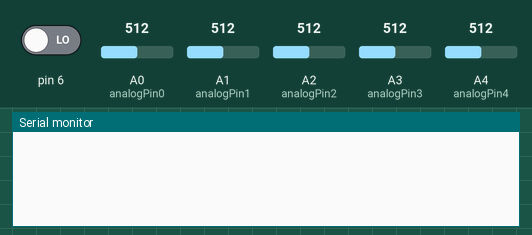
The sketch below on a simulated Arduino Uno, built with avr-gcc and run on an emulated ATmega328P. Shown: the last lines printed to the serial monitor. The test bench sets the inputs (shaded band); at power-on: pin 6 LOW, A0 (analogPin0) = 512, A1 (analogPin1) = 512, A2 (analogPin2) = 512, A3 (analogPin3) = 512, A4 (analogPin4) = 512.

Above: at 1.2 s.
1.3 s: pin 6 driven HIGH
At 1.44 s:
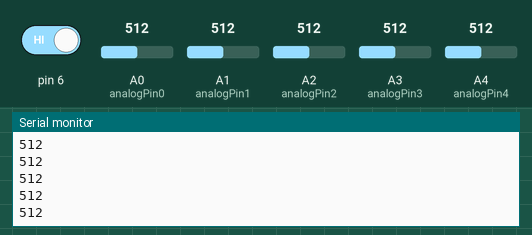
2.8 s: A0 (analogPin0) set to 716
4.3 s: A1 (analogPin1) set to 306
5.8 s: A2 (analogPin2) set to 992
At 5.97 s:
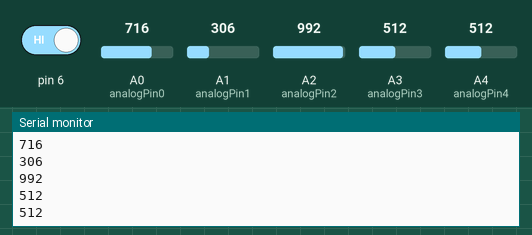
7.3 s: A3 (analogPin3) set to 30
At 7.41 s:
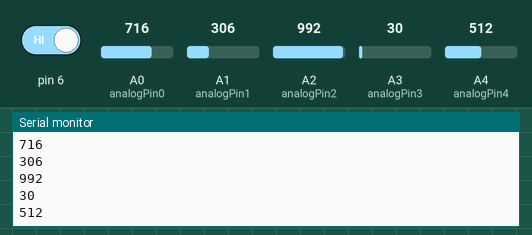
Timing chart, 0 to 9.8 s (numbered marks = the images above; inputs shaded):
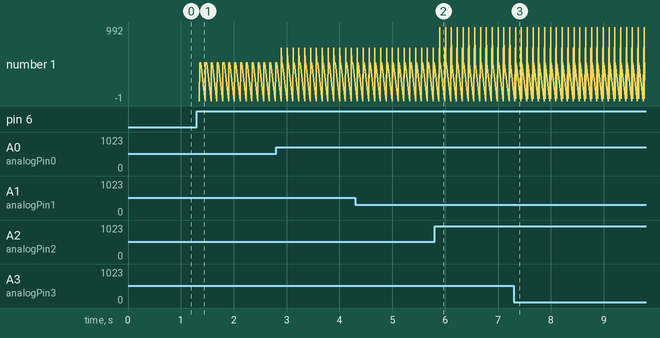

Measured:
- after the input at 1.3 s, the serial monitor: prints a new line after 0.05 s (image 1)
- after the input at 5.8 s, the serial monitor: prints a new line after 0.10 s (image 2)
- after the input at 7.3 s, the serial monitor: prints a new line at once (image 3)

The sketch:

Resistance_button.ino
```cpp
#include <LSM6DS3.h>
#include <Wire.h>
#include <MadgwickAHRS.h>
int a=0;
int analogPin0 = 0;
int analogPin1 = 1;
int analogPin2 = 2;
int analogPin3 = 3;
int analogPin4 = 4;
int raw0 = 0;
int raw1 = 1;
int raw2 = 2;
int raw3 = 3;
int raw4 = 4;
void setup() {
  Serial.begin(9600);
  pinMode(6,INPUT);
}

void loop() {
  int i=digitalRead(6);
  if (a==0){
    if (i==HIGH){
      delay(50);
      while (1) {
      raw0 = analogRead(analogPin0);
      raw1 = analogRead(analogPin1);
      raw2 = analogRead(analogPin2);
      raw3 = analogRead(analogPin3);
      raw4 = analogRead(analogPin4);
      Serial.println(-1);
      Serial.println(raw0);
      Serial.println(raw1);
      Serial.println(raw2);
      Serial.println(raw3);
      Serial.println(raw4);
      delay(9.5);
      i=digitalRead(6);
      if (i==HIGH) {
        break;
        }
      }
      a++;
    }
  }
  else
  if(a==1){
    if(i==HIGH){
      delay(50);
      a--;
    }
  }
}
```
